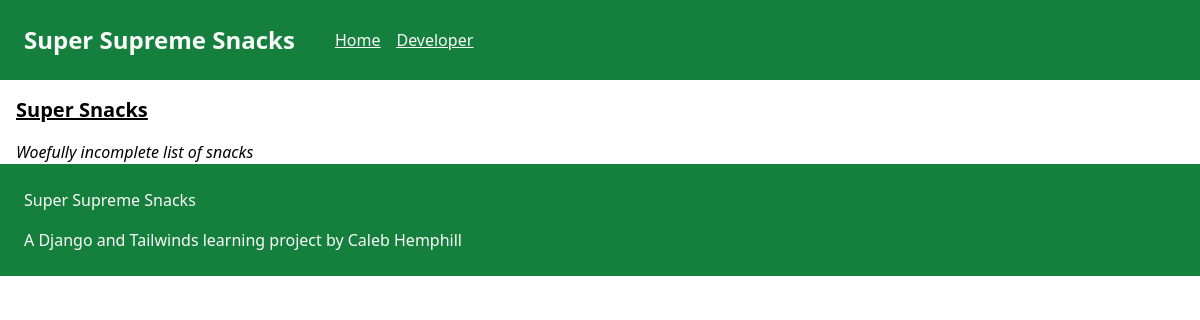
Before: / with the older database file.
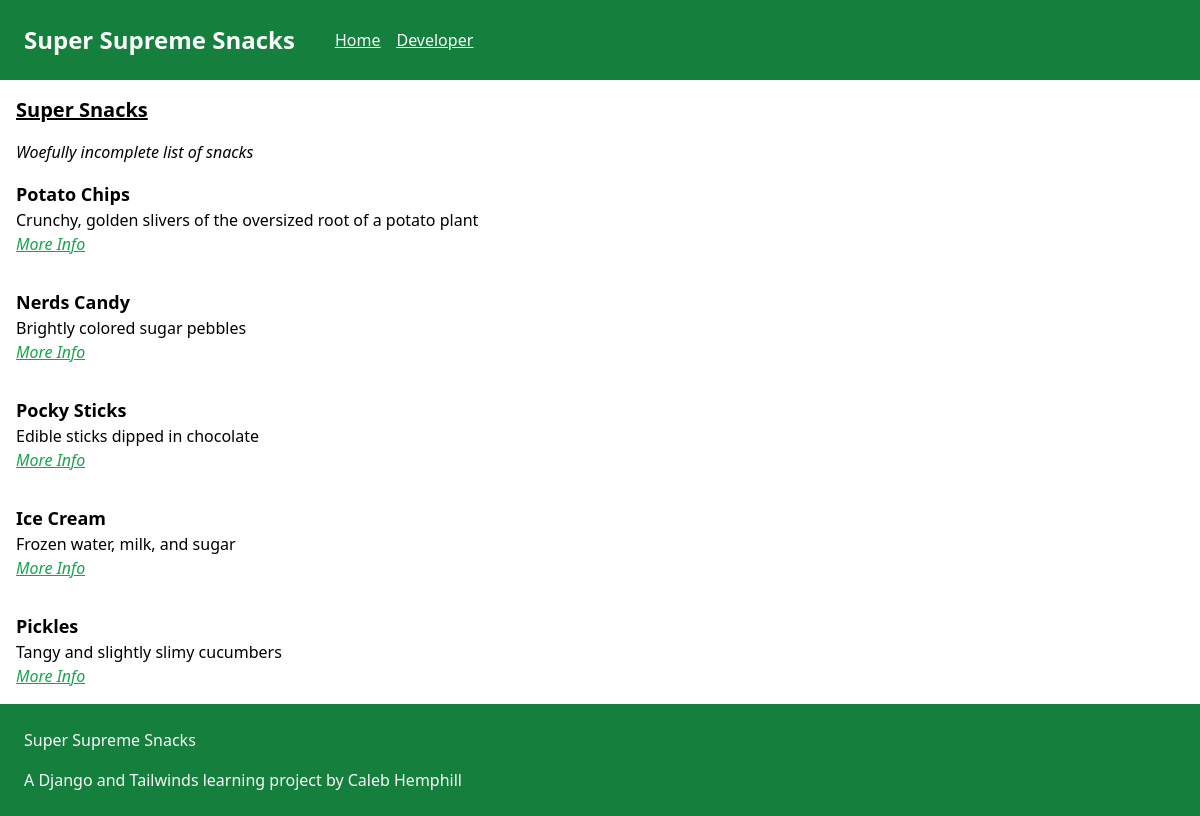
After: the same page with the newer database file.
### snacks/models.py (models this page shows, shortened)
class Snack(models.Model):
    name = models.CharField(max_length=64)
    description = models.TextField()
    purchaser = models.ForeignKey(get_user_model(), on_delete=models.CASCADE)

### snacks/views.py (the view)
# urls.py: path('', SnackListView.as_view(), name='snack_list'),
class SnackListView(ListView):
    template_name = 'snack_list.html'
    model = Snack
    context_object_name = 'snacks'

### templates/snack_list.html
{% extends "base.html" %}
{% block main %}
<h2 class="p-4 text-xl underline font-black">Super Snacks</h2>
<p class="px-4 italic font-medium">Woefully incomplete list of snacks</p>
<ul>
  {% for snack in snacks %}
    <li class="flex-col p-4">
      <h3 class="text-lg font-extrabold">{{snack.name}}</h3>
      <p>{{snack.description}}</p>
      <p><a href="{% url 'snack_detail' snack.pk %}" class="italic underline text-green-600">More Info</a></p>
    </li>
  {% endfor %}
</ul>
{% endblock main %}

### templates/base.html (shortened to what this page needs)
{% load compress %}
{% load static %}
<!DOCTYPE html>
<html lang="en">
<head>
  {% compress css %}
  <link rel="stylesheet" href="{% static 'src/output.css' %}">
  {% endcompress %}
</head>
<body>
  <header class="bg-green-700 p-6 text-neutral-50 flex space-x-10 items-center">
    <h1 class="text-2xl font-extrabold">Super Supreme Snacks</h1>
    <nav class="flex space-x-4 items-center underline">
      <a href="{% url 'snack_list' %}">Home</a>
      <a href="https://github.com/kaylubh" target="_blank">Developer</a>
    </nav>
  </header>
  <main>
    {% block main %}{% endblock main %}
  </main>
  <footer class="bg-green-700 p-6 text-neutral-50 flex-col space-y-4 items-center font-thin">
    <p>Super Supreme Snacks</p>
    <p>A Django and Tailwinds learning project by Caleb Hemphill</p>
  </footer>
</body>
</html>

Changed rows visible on the page:
added Snack: name "Potato Chips", description "Crunchy, golden slivers of the oversized root of a potato plant"
added Snack: name "Nerds Candy", description "Brightly colored sugar pebbles"
added Snack: name "Pocky Sticks", description "Edible sticks dipped in chocolate"
added Snack: name "Ice Cream", description "Frozen water, milk, and sugar"
added Snack: name "Pickles", description "Tangy and slightly slimy cucumbers"
